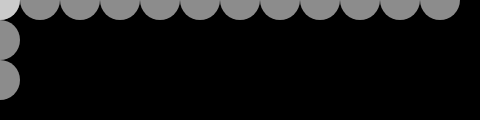
Frame 1 (no input)
Frame 60 (no input): identical to frame 1, image omitted
Frame 120 (the mouse pressed at the canvas centre since frame 60): identical to frame 1, image omitted

The p5.js sketch that drew this single still picture (run headless with seeded random() and noise() and a simulated clock; from frame 60 on, the mouse is pressed at the canvas centre):

// p5.js sketch
// ── sketch.js
function setup() {
  createCanvas(480, 120);
  noStroke();
}

function draw() {
  background(0);
  fill(255, 140);
  for (let x=0; x < width; x += 40){
    ellipse(x, 0, 40, 40);
  }

  for (let y=0; y < height; y += 40){
    ellipse(0, y, 40, 40);
  }
}
